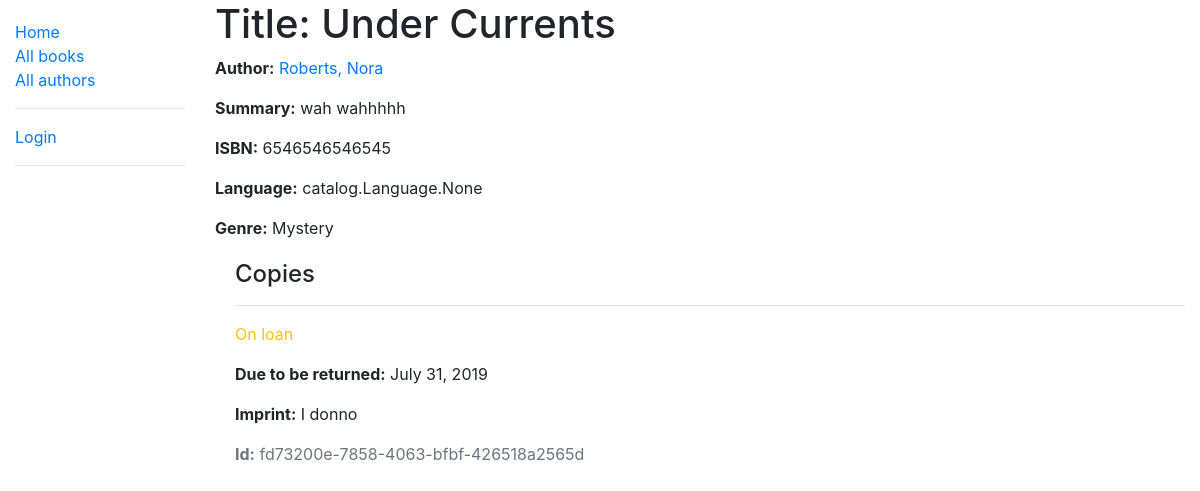
/catalog/book/1, run on the app's committed database.
### catalog/models.py (models this page shows, shortened)
class Book(models.Model):
    title = models.CharField(max_length=200)
    author = models.ForeignKey('Author', on_delete=models.SET_NULL, null=True)
    summary = models.TextField(
        max_length=1000, help_text='Enter a brief description of the book')
    isbn = models.CharField(
        'ISBN', max_length=13, help_text='13 character <a href="https://www.isbn-international.org/content/what-isbn">ISBN number</a>')
    genre = models.ManyToManyField(
        Genre, help_text='Select a genre for this book')
    language = models.ManyToManyField(
        Language, help_text='Select a language for this book')
    def display_genre(self):
        """Create a string for the Genre. This is required to display genre in Admin"""
        return ','.join(genre.name for genre in self.genre.all()[:3])
    display_genre.short_description = 'Genre of Book'

class Author(models.Model):
    first_name = models.CharField(max_length=100)
    last_name = models.CharField(max_length=100)
    date_of_birth = models.DateField(null=True, blank=True)
    date_of_death = models.DateField(null=True, blank=True)
    class Meta:
        ordering = ['last_name']
    def __str__(self):
        return f'{self.last_name}, {self.first_name}'

class Genre(models.Model):
    name = models.CharField(
        max_length=200, help_text='Enter a book genre (e.g. Science Fiction)')
    def __str__(self):
        return self.name

class BookInstance(models.Model):
    id = models.UUIDField(primary_key=True, default=uuid.uuid4,
                          help_text='Unique ID for this particular book across whole library')
    book = models.ForeignKey('Book', on_delete=models.SET_NULL, null=True)
    imprint = models.CharField(max_length=200)
    due_back = models.DateField(null=True, blank=True)
    LOAN_STATUS = (
        ('m', 'Maintainance'),
        ('o', 'On loan'),
        ('a', 'Available'),
        ('r', 'Reversed')
    )
    status = models.CharField(
        max_length=1,
        choices=LOAN_STATUS,
        blank=True,
        default='m',
        help_text='Book availability',
    )
    borrower = models.ForeignKey(User, on_delete=models.SET_NULL, null=True, blank=True)
    class Meta:
        ordering = ['due_back']
        permissions = (('can_mark_returned', 'Set book as returned'),)

### catalog/views.py (the view)
# urls.py: path('book/<int:pk>', views.BookDetailView.as_view(), name='book-detail'),
class BookDetailView(generic.DetailView):
    model = Book
    template_name = 'book_detail.html'

### catalog/templates/book_detail.html
{% extends "base_generic.html" %}
{% block content %}
  <h1>Title: {{ book.title }}</h1>
  <p><strong>Author:</strong> <a href="{% url 'author-detail' book.author.pk %}">{{ book.author }}</a></p>
  <p><strong>Summary:</strong> {{ book.summary }}</p>
  <p><strong>ISBN:</strong> {{ book.isbn }}</p>
  <p><strong>Language:</strong> {{ book.language }}</p>
  <p><strong>Genre:</strong> {% for genre in book.genre.all %} {{ genre }}{% if not forloop.last %}, {% endif %}{% endfor %}</p>
  <div style="margin-left:20px;margin-top:20px">
    <h4>Copies</h4>
    {% for copy in book.bookinstance_set.all %}
      <hr>
      <p class="{% if copy.status == 'a' %}text-success{% elif copy.status == 'm' %}text-danger{% else %}text-warning{% endif %}">{{ copy.get_status_display }}</p>
      {% if copy.status != 'a' %}
        <p><strong>Due to be returned:</strong> {{copy.due_back}}</p>
      {% endif %}
      <p><strong>Imprint:</strong> {{copy.imprint}}</p>
      <p class="text-muted"><strong>Id:</strong> {{copy.id}}</p>
    {% endfor %}
  </div>
{% endblock %}

### data on the page
Book: title "Under Currents", author "Roberts, Nora", summary "wah wahhhhh", isbn "6546546546545", language "catalog.Language.None"
Genre: name "Mystery"
BookInstance: status "On loan", due_back "July 31, 2019", imprint "I donno", id "fd73200e-7858-4063-bfbf-426518a2565d"
